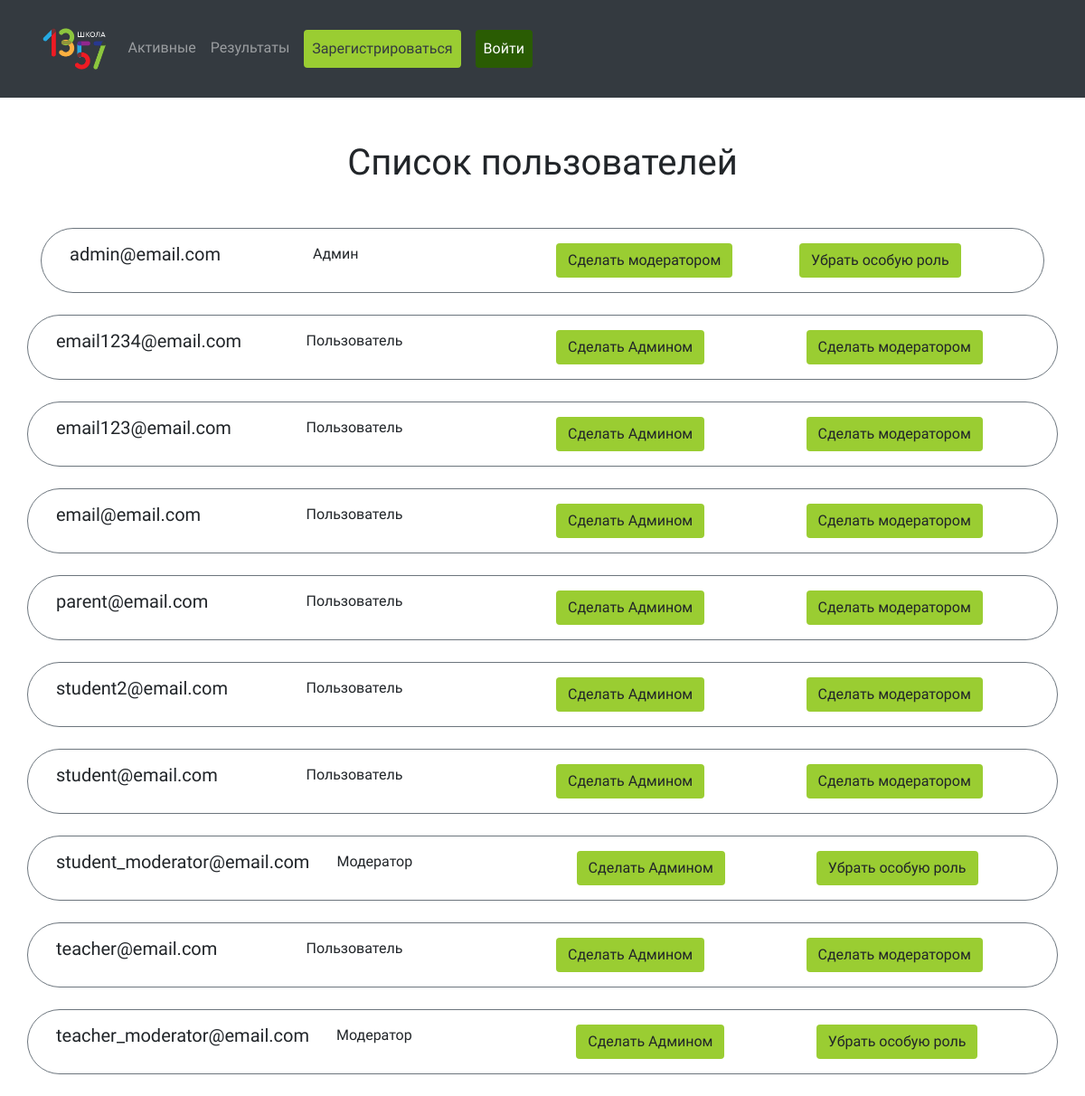
Page /users_list on the earlier database version.
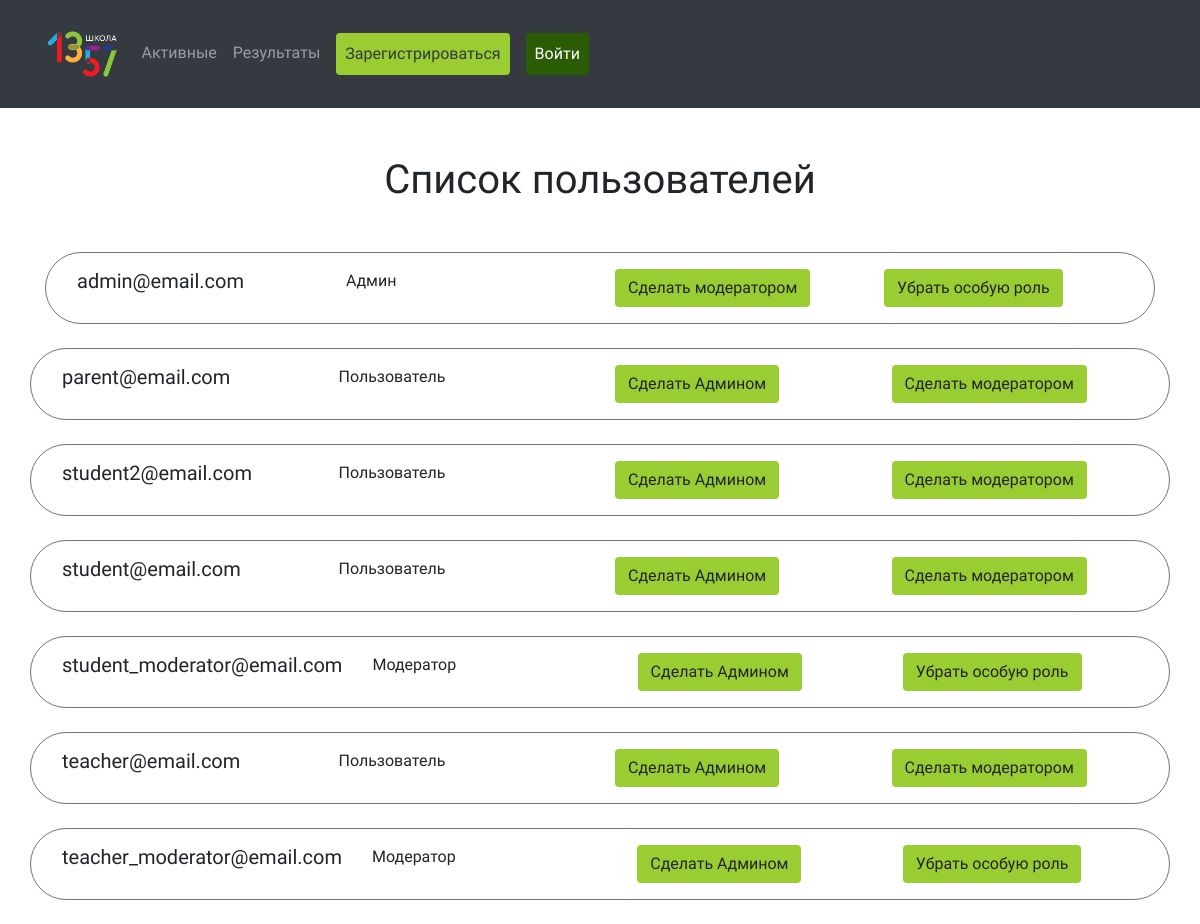
Same page on the later database version.
### db_data/users.py (models this page shows, shortened)
class User(SqlAlchemyBase, UserMixin, SerializerMixin):
    __tablename__ = 'users'
    USER = 1
    ADMIN = 2
    MODERATOR = 3
    id = sqlalchemy.Column(sqlalchemy.Integer, primary_key=True, autoincrement=True)
    email = sqlalchemy.Column(sqlalchemy.String, index=True, unique=True)
    hashed_password = sqlalchemy.Column(sqlalchemy.String)
    icon = sqlalchemy.Column(sqlalchemy.String, nullable=True)
    role = sqlalchemy.Column(sqlalchemy.Integer, default=USER)
    group_id = sqlalchemy.Column(sqlalchemy.Integer, sqlalchemy.ForeignKey('groups.id'))
    group = orm.relation('Group')
    created_votes = orm.relation('Vote', back_populates='author')
    passed_votes = orm.relation("Vote",
                                secondary="users_to_votes",
                                back_populates="voters")
    answers = orm.relation("Answer",
                           secondary="users_to_answers",
                           back_populates="voters")
    @property
    def ru_role(self):
        return 'Пользователь' if int(self.role) == self.USER \
            else 'Модератор' if int(self.role) == self.MODERATOR \
            else 'Админ'
    @property
    def is_admin(self):
        return int(self.role) == self.ADMIN
    @property
    def is_moderator(self):
        return int(self.role) == self.MODERATOR

### main.py (the view)
@app.route('/users_list')
def users_list():
    db_sess = db_session.create_session()
    users = db_sess.query(User).order_by(User.email).all()
    return render_template('users_list.html',
                           title='Список пользователей',
                           users=users,
                           object=User)

### db_data/db_session.py (called while the page is built)
def create_session() -> Session:
    global __factory
    return __factory()

### templates/users_list.html (shortened to what this page needs)
{% extends "base.html" %}
{% block content %}
<h1 class="text-center my-5"> {{ title }} </h1>
<div class="col">
    {% for user in users %}
    <div class="row my-4 p-3 border border-secondary rounded-pill">
        <div class="col">
            <h5> {{ user.email }} </h5>
        </div>
        <div class="col">
            {{ user.ru_role }}
        </div>
        {% if not user.is_admin %}
        <div class="col">
            <a class="btn green_btn" href="{{ url_for('change_role', user_id=user.id, new_role=object.ADMIN) }}">
                Сделать Админом
            </a>
        </div>
        {% endif %}
        {% if not user.is_moderator %}
        <div class="col">
            <a class="btn green_btn" href="{{ url_for('change_role', user_id=user.id, new_role=object.MODERATOR) }}">
                Сделать модератором
            </a>
        </div>
        {% endif %}
        {% if user.is_moderator or user.is_admin %}
        <div class="col">
            <a class="btn green_btn" href="{{ url_for('change_role', user_id=user.id, new_role=object.USER) }}">
                Убрать особую роль
            </a>
        </div>
        {% endif %}
    </div>
    </div>
    {% endfor %}
{% endblock %}

### templates/base.html (shortened to what this page needs)
<!DOCTYPE html>
<html lang="en">
<head>
    <link rel="stylesheet"
          href="https://stackpath.bootstrapcdn.com/bootstrap/4.4.1/css/bootstrap.min.css"
>
    <link rel="stylesheet" type="text/css" href="{{ url_for('static', filename='css/style.css') }}" />
    <link rel="stylesheet" type="text/css" href="{{ url_for('static', filename='css/style.css') }}" />
</head>
<body>
<header class="p-3 text-white bg-dark">
    {% include 'navbar.html' %}
</header>
<main role="main" class="container">
    {% block content %}{% endblock %}
</main>
</body>
</html>

### templates/navbar.html (shortened to what this page needs)
<nav class="navbar navbar-expand-lg navbar-dark bg-dark text-white">
  <div class="container-fluid">
    <a class="navbar-brand" href="/">
        <img src="{{ url_for('static', filename='/imgs/logo_1357.png') }}" height="50">
    </a>
    <div class="collapse navbar-collapse text-right" id="navbarSupportedContent">
      <ul class="navbar-nav me-auto mb-2 mb-lg-0">
        <li class="nav-item">
          <a class="nav-link" aria-current="page" href="/active_votes">Активные</a>
        </li>
        <li class="nav-item">
          <a class="nav-link" aria-current="page" href="/finished_votes">Результаты</a>
        </li>
        {% if not current_user.is_authenticated %}
        <li class="nav-item">
          <a class="nav-link btn green_btn text-dark mx-2" aria-current="page" href="/register">Зарегистрироваться</a>
        </li>
        <li class="nav-item">
          <a class="nav-link active btn dark_green_btn mx-2" aria-current="page" href="/login">Войти</a>
        </li>
        {% endif %}
      </ul>
    </div>
  </div>
</nav>

### static/css/style.css (style rules this page uses)
body { font-family: 'Montserrat Alternates', sans-serif; }
.green_btn { background-color: #9ACD32; }
.dark_green_btn { background-color: #2a5c03; color: white; }

Differences in the rows shown:
removed User: email "email1234@email.com", ru_role "Пользователь"
removed User: email "email123@email.com", ru_role "Пользователь"
removed User: email "email@email.com", ru_role "Пользователь"
